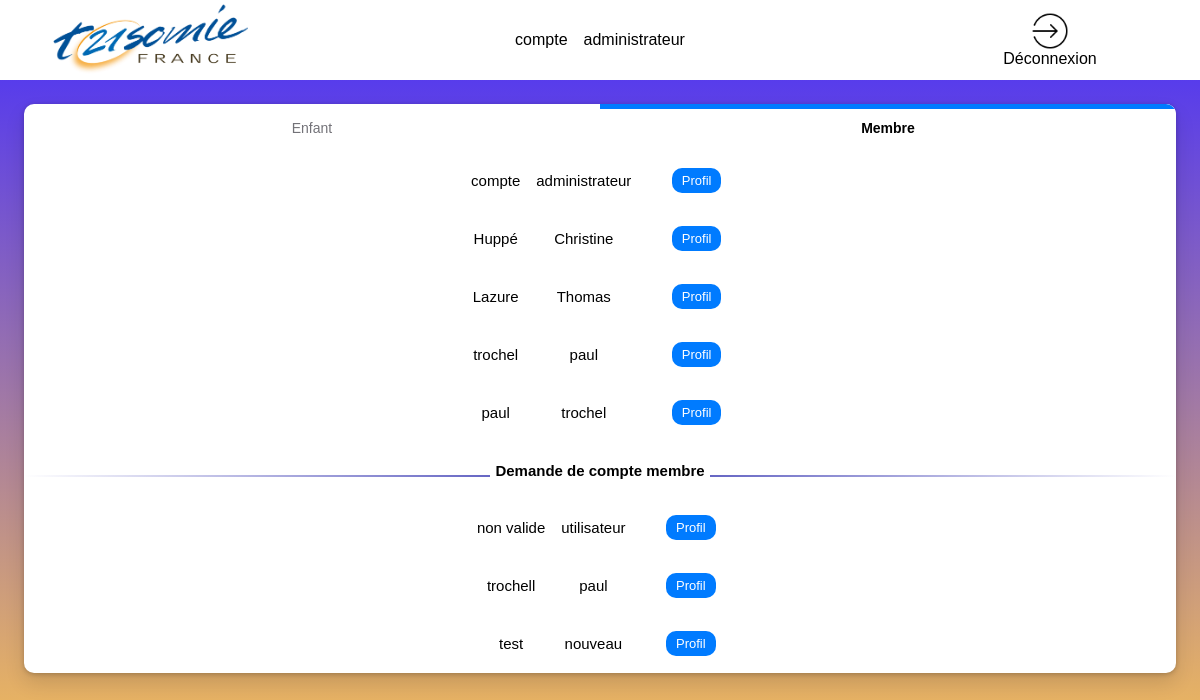
/modif_mdp.php (signed in), run on the app's committed database.
### tables this page shows
CREATE TABLE `membre` (
  `id_membre` int(11) NOT NULL,
  `nom` varchar(50) NOT NULL,
  `prenom` varchar(50) NOT NULL,
  `adresse` varchar(100) DEFAULT NULL,
  `code_postal` char(5) DEFAULT NULL,
  `ville` varchar(50) DEFAULT NULL,
  `courriel` varchar(50) DEFAULT NULL,
  `date_naissance` date NOT NULL,
  `mdp` varchar(500) DEFAULT NULL,
  `pro` tinyint(1) DEFAULT NULL,
  `compte_valide` tinyint(1) DEFAULT NULL,
  `role_user` int(1) NOT NULL,
  `visibilite` tinyint(4) NOT NULL DEFAULT 0
);

### modif_mdp.php (the view, shortened to what this page needs)
<!DOCTYPE html>
<html lang="fr" style="font-family: Arial,sans-serif;">
<?php
try {
    $linkpdo = new PDO("mysql:host=localhost;dbname=bddsae", "root", "");
}
catch (Exception $e) {
    die('Erreur : ' . $e->getMessage());
}
?>
<head>
    <link rel="stylesheet" href="style_page_certif_account.css">
    <link rel="stylesheet" href="https://use.fontawesome.com/releases/v5.8.1/css/all.css">
</head>
<body>
    <header>
        <img class="logo-association" src="/sae-but2-s1/img/logo_trisomie.png" alt="logo de l'association">
        <?php
        $mail =  $_SESSION['login_user'];
        try {
            $res = $linkpdo->query("SELECT nom, prenom FROM membre where courriel='$mail'");
        } catch (Exception $e) {
            die('Erreur : ' . $e->getMessage());
        }
        $double_tab = $res->fetchAll();
        $nombre_ligne = $res->rowCount();
        echo "<table>";
        for ($i = 0; $i < $nombre_ligne; $i++) {
            echo "<tr>";
            for ($y = 0; $y < 2; $y++) {
                echo "<td>";
                print_r($double_tab[$i][$y]);
                echo "</td>";
            }
            echo "</tr>";
        }
        echo "</table>";
        ?>
         <div onclick="window.location.href ='logout.php';" class="h-deconnexion">
            <img class="img-deco" src="img/deconnexion.png" alt="Déconnexion"> Déconnexion
        </div>
    </header>
    <main>
        <nav class="left-contenu">
            <?php
            if($_SESSION["role_user"]!=2){
                echo'<ul class="scrolling-tabs nav-links gl-display-flex gl-flex-grow-1 gl-w-full nav gl-tabs-nav nav gl-tabs-nav">';
               echo'<li class="nav-item">';
               echo'<a class="nav-link gl-tab-nav-item" data-placement="right" href="page_admin.php">Enfant</a>';
               echo'</li>';
                echo'<li class="nav-item">';
                echo'<a data-placement="" class="shortcuts-activity nav-link gl-tab-nav-item active gl-tab-nav-item-active" href="page_certif_compte.php">Membre</a>';
                echo'</li>';
                echo'</ul>';
            }
                    try {
                        $res = $linkpdo->query("SELECT * FROM `membre` WHERE compte_valide= 1;");
                    } catch (Exception $e) {
                        die('Erreur : ' . $e->getMessage());
                    }
                    $double_tab = $res->fetchAll();
                    $nombre_ligne = $res->rowCount();
                    echo "<table class='no-break'>";
                    for ($i = 0; $i < $nombre_ligne; $i++) {
                        echo "<tr>";
                        for ($y = 1; $y < 3; $y++) {
                            echo "<td>";
                            print_r($double_tab[$i][$y]);
                            echo "</td>";
                        }
                        $identifiant = $double_tab[$i][0];
                        echo '<td>';
                            echo '</td>';
                            echo "<td class=\"Profil\" >";
                                echo '<a href="page_certif_compte.php?idv='.$identifiant.'"><button class="acceder">Profil</button></a>';
                            echo "</td>";
                        echo "</tr>";
                    }
                    echo "</table>";
                    echo "<div class='divider'><span></span><span>Demande de compte membre</span><span></span></div>";
                    try {
                        $res = $linkpdo->query("SELECT * FROM `membre` WHERE compte_valide= 0;");
                    } catch (Exception $e) {
                        die('Erreur : ' . $e->getMessage());
                    }
                    $double_tab = $res->fetchAll();
                    $nombre_ligne = $res->rowCount();
                    echo "<table>";
                    for ($i = 0; $i < $nombre_ligne; $i++) {
                        echo "<tr>";
                        for ($y = 1; $y < 3; $y++) {
                            echo "<td>";
                            print_r($double_tab[$i][$y]);
                            echo "</td>";
                        }
                        $identifiant = $double_tab[$i][0];
                        echo '<td>';
                        echo '</td>';
                        echo "<td class=\"Profil2\" >";
                        echo '<a href="page_certif_compte.php?id=' . $identifiant . '"><button class="acceder">Profil</button></a>';
                        echo "</td>";
                        echo "</tr>";
                    }
                    echo "</table>";
                    ?>
        </nav>
    </main>
</body>
</html>

### style_page_certif_account.css (style rules this page uses)
* { margin: 0; padding: 0; box-sizing: border-box; }
@media screen and (max-width: 1250px) { table, td { margin: auto; border-collapse: collapse; padding: 0.5rem; } }
@media screen and (max-width: 1250px) { a { text-decoration: none; color: black; } }
@media screen and (max-width: 1250px) { .Profil { border-collapse: collapse; padding: 1rem; text-align: left; } }
@media screen and (max-width: 1250px) { .Profil2 { border-collapse: collapse; padding: 1rem; text-align: left; } }
@media screen and (max-width: 1250px) { .divider { display: table; font-size: 100%; text-align: center; width: 100%; margin: 20px auto; } }
@media screen and (max-width: 1250px) { .divider span { display: table-cell; position: relative; } }
@media screen and (max-width: 1250px) { .divider span:first-child, .divider span:last-child { width: 50%; top: 13px; -moz-background-size: 100% 2px; background-size: 100% 2px; background-position: 0 0, 0 100%; background-repeat: no-repeat; } }
@media screen and (max-width: 1250px) { .divider span:first-child { background-image: -webkit-gradient(linear, 0 0, 0 100%, from(transparent), to(#6666c4)); background-image: -webkit-linear-gradient(180deg, transparent, #6666c4); background-image: -moz-linear-gradient(180deg, transparent, #6666c4); background-image: -o-linear-gradient(180deg, transparent, #6666c4); background-image: linear-gradient(90deg, transparent, #6666c4); } }
@media screen and (max-width: 1250px) { .divider span:nth-child(2) { font-weight: 600; color: #000; padding: 0px 5px; width: auto; white-space: nowrap; } }
@media screen and (max-width: 1250px) { .divider span:last-child { background-image: -webkit-gradient(linear, 0 0, 0 100%, from(#6666c4), to(transparent)); background-image: -webkit-linear-gradient(180deg, #6666c4, transparent); background-image: -moz-linear-gradient(180deg, #6666c4, transparent); background-image: -o-linear-gradient(180deg, #6666c4, transparent); background-image: linear-gradient(90deg, #6666c4, transparent); } }
@media screen and (max-width: 1250px) { header { display: grid; align-items: center; grid-template-columns: 1fr 50% 1fr; height: 10vh; background-color: rgb(255, 255, 255); } }
@media screen and (max-width: 1250px) { .logo-association { width: 65%; margin: auto; } }
@media screen and (max-width: 1250px) { .h-deconnexion { cursor: pointer; margin: auto; display: flex; flex-direction: column; align-items: center; } }
@media screen and (max-width: 1250px) { .img-deco { width: 40%; margin: auto; } }
@media screen and (max-width: 1250px) { body { display: flex; flex-direction: column; min-height: 100vh; justify-content: space-between; background: linear-gradient(0deg, rgba(255, 198, 76, 1) 0%, rgba(69, 45, 253, 1) 100%); } }
@media screen and (max-width: 1250px) { main { margin: 2%; min-height: 85vh; border-radius: 10px; font-size: 15px; } }
@media screen and (max-width: 1250px) { .left-contenu { text-align: center; overflow: auto; box-shadow: 0 10px 20px rgb(0 0 0 / 12%), 0 1px 5px rgb(0 0 0 / 22%); border-radius: 10px; background-color: #fff; } }
@media screen and (max-width: 1250px) { .nav-links li.active:not(.md-header-toolbar) a, .nav-links li.active:not(.md-header-toolbar) button, .nav-links li:not(.md-header-toolbar) a.active { color: #000; background-color: #fff; box-shadow: inset 0 5px 0 0 var(--gl-theme-accent, #007bff); } }
@media screen and (max-width: 1250px) { .nav-links li:not(.md-header-toolbar) a, .nav-links li:not(.md-header-toolbar) button { padding: 1rem 0.75rem; font-size: 14px; line-height: 1rem; color: #737278; border: 0; white-space: nowrap; } }
@media screen and (max-width: 1250px) { .gl-tab-nav-item-active { font-weight: 600; color: #333238; background-color: #fff; box-shadow: inset 0 2px 0 0 var(--gl-theme-accent, #007bff); } }
@media screen and (max-width: 1250px) { .nav-item { width: 50%; } }
@media screen and (max-width: 1250px) { .gl-tab-nav-item { display: flex; justify-content: center; overflow: hidden; transition: box-shadow 100ms linear; } }
@media screen and (max-width: 1250px) { .nav-link { text-decoration: none; background-color: transparent; } }
@media screen and (max-width: 1250px) { .nav-links { display: flex; padding: 0; margin: 0; list-style: none; height: auto; width: 100%; } }
@media screen and (max-width: 1250px) { button { padding: 5px 10px; border-radius: 10px; font-size: 13px; border: none; background-color: #007bff; cursor: pointer; transition: all 0.3s; margin: 1%; color: #fff; } }

### data on the page
membre: value "compte", value "administrateur"
membre: value "Huppé", value "Christine"
membre: value "Lazure", value "Thomas"
membre: value "trochel", value "paul"
membre: value "paul", value "trochel"
membre: value "non valide", value "utilisateur"
membre: value "trochell", value "paul"
membre: value "test", value "nouveau"
